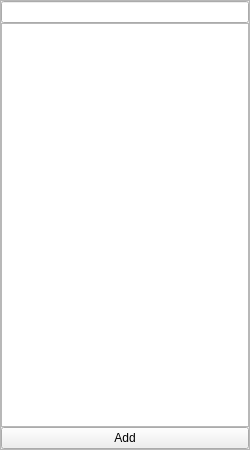
    <widget class="QFrame" name="frame_5">
     <property name="sizePolicy">
      <sizepolicy hsizetype="Fixed" vsizetype="Preferred">
       <horstretch>0</horstretch>
       <verstretch>0</verstretch>
      </sizepolicy>
     </property>
     <property name="minimumSize">
      <size>
       <width>250</width>
       <height>450</height>
      </size>
     </property>
     <property name="maximumSize">
      <size>
       <width>240</width>
       <height>350</height>
      </size>
     </property>
     <property name="frameShape">
      <enum>QFrame::StyledPanel</enum>
     </property>
     <property name="frameShadow">
      <enum>QFrame::Raised</enum>
     </property>
     <layout class="QVBoxLayout" name="verticalLayout">
      <property name="spacing">
       <number>0</number>
      </property>
      <property name="leftMargin">
       <number>0</number>
      </property>
      <property name="topMargin">
       <number>0</number>
      </property>
      <property name="rightMargin">
       <number>0</number>
      </property>
      <property name="bottomMargin">
       <number>0</number>
      </property>
      <item>
       <widget class="QLineEdit" name="Searchbox">
        <property name="text">
         <string/>
        </property>
       </widget>
      </item>
      <item>
       <widget class="QTableWidget" name="Table_pws">
        <property name="sizePolicy">
         <sizepolicy hsizetype="Maximum" vsizetype="Maximum">
          <horstretch>0</horstretch>
          <verstretch>0</verstretch>
         </sizepolicy>
        </property>
        <property name="minimumSize">
         <size>
          <width>200</width>
          <height>0</height>
         </size>
        </property>
        <property name="maximumSize">
         <size>
          <width>300</width>
          <height>600</height>
         </size>
        </property>
        <property name="styleSheet">
         <string notr="true">QScrollBar:vertical {
	border: none;
	background: rgb(52, 59, 72);
	width: 14px;
	margin: 21px 0 21px 0;
	border-radius: 0px;
}</string>
        </property>
        <property name="horizontalScrollBarPolicy">
         <enum>Qt::ScrollBarAlwaysOff</enum>
        </property>
        <property name="editTriggers">
         <set>QAbstractItemView::AnyKeyPressed|QAbstractItemView::EditKeyPressed</set>
        </property>
        <property name="showGrid">
         <bool>false</bool>
        </property>
        <property name="sortingEnabled">
         <bool>false</bool>
        </property>
        <property name="rowCount">
         <number>0</number>
        </property>
        <attribute name="horizontalHeaderVisible">
         <bool>false</bool>
        </attribute>
        <attribute name="horizontalHeaderMinimumSectionSize">
         <number>57</number>
        </attribute>
        <attribute name="horizontalHeaderDefaultSectionSize">
         <number>250</number>
        </attribute>
        <attribute name="verticalHeaderVisible">
         <bool>false</bool>
        </attribute>
        <attribute name="verticalHeaderDefaultSectionSize">
         <number>70</number>
        </attribute>
        <column>
         <property name="text">
          <string/>
         </property>
         <property name="foreground">
          <brush brushstyle="NoBrush">
           <color alpha="255">
            <red>0</red>
            <green>0</green>
            <blue>0</blue>
           </color>
          </brush>
         </property>
        </column>
        <column>
         <property name="text">
          <string>Name</string>
         </property>
        </column>
        <column>
         <property name="text">
          <string>Username</string>
         </property>
        </column>
        <column>
         <property name="text">
          <string>Passwort</string>
         </property>
        </column>
        <column>
         <property name="text">
          <string>OTP</string>
         </property>
        </column>
        <column>
         <property name="text">
          <string>Notizen</string>
         </property>
        </column>
       </widget>
      </item>
      <item>
       <widget class="QPushButton" name="PWS_ButtonAdd">
        <property name="sizePolicy">
         <sizepolicy hsizetype="Maximum" vsizetype="Fixed">
          <horstretch>0</horstretch>
          <verstretch>0</verstretch>
         </sizepolicy>
        </property>
        <property name="maximumSize">
         <size>
          <width>270</width>
          <height>16777215</height>
         </size>
        </property>
        <property name="text">
         <string>Add</string>
        </property>
        <property name="checkable">
         <bool>true</bool>
        </property>
       </widget>
      </item>
     </layout>
    </widget>
